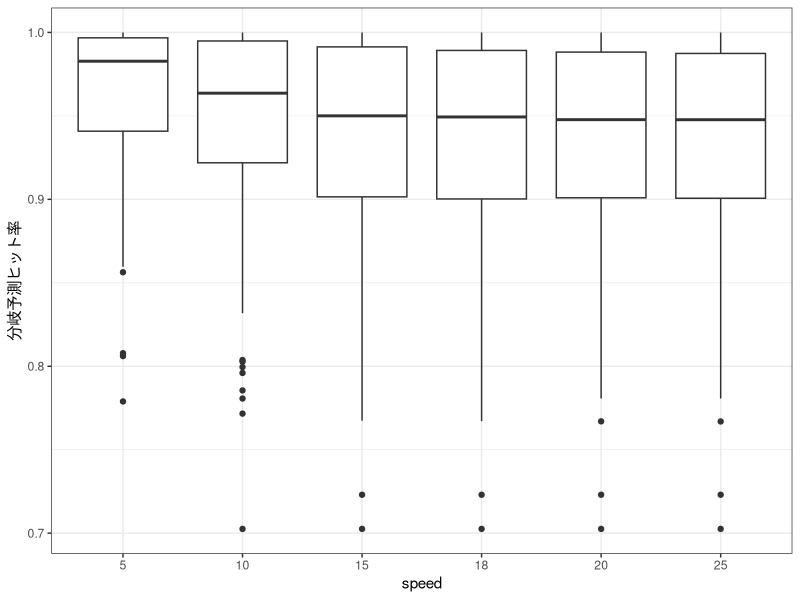
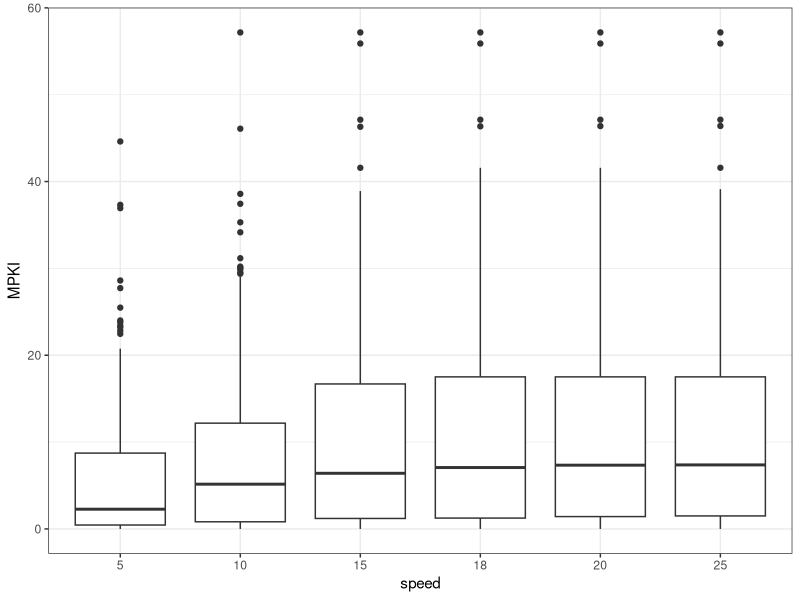
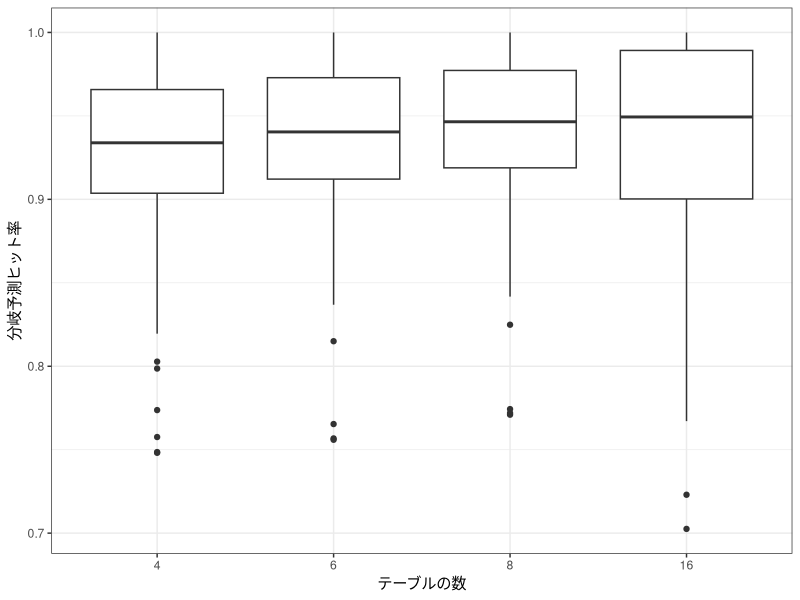
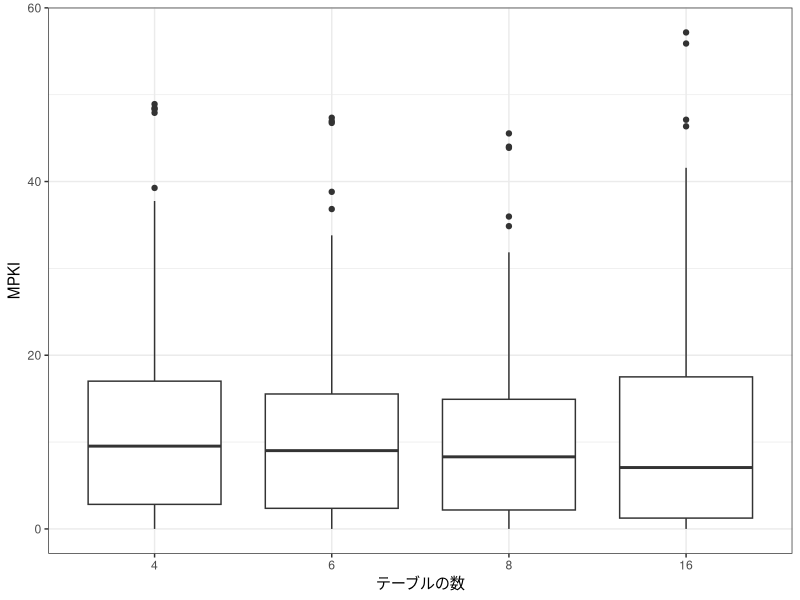
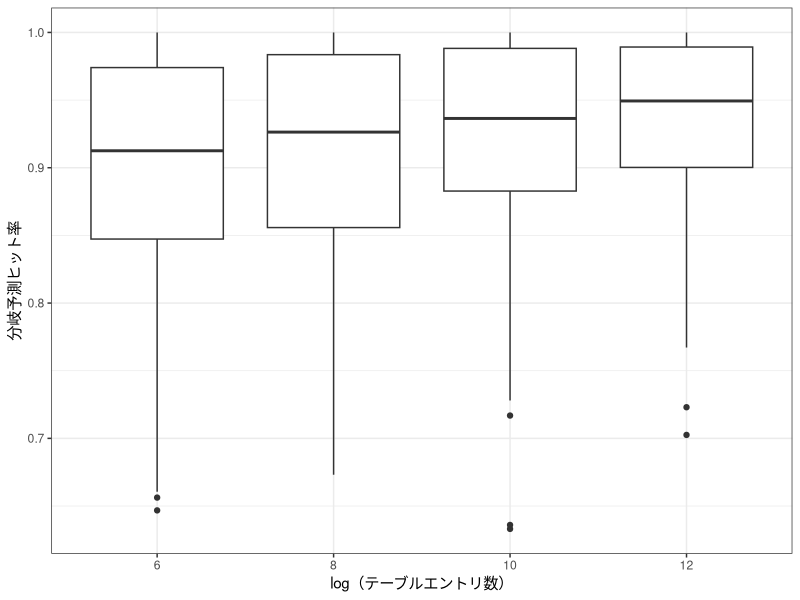
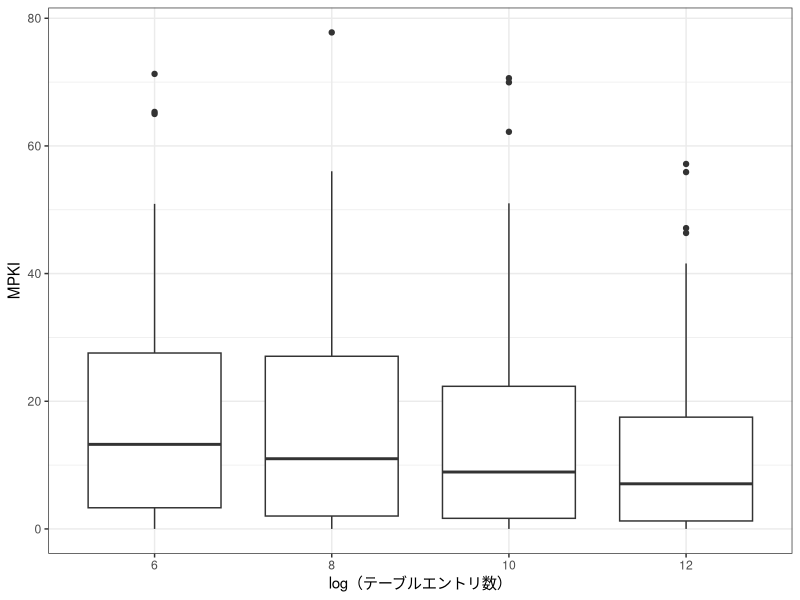
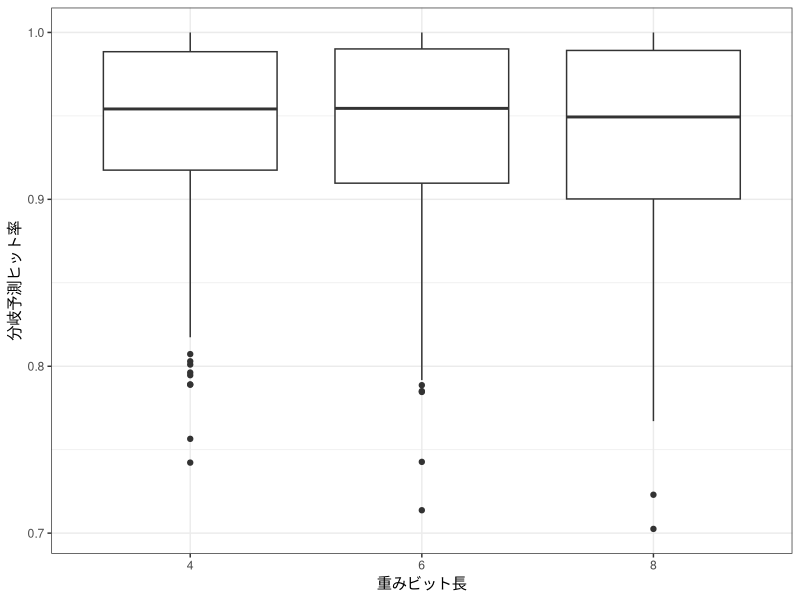
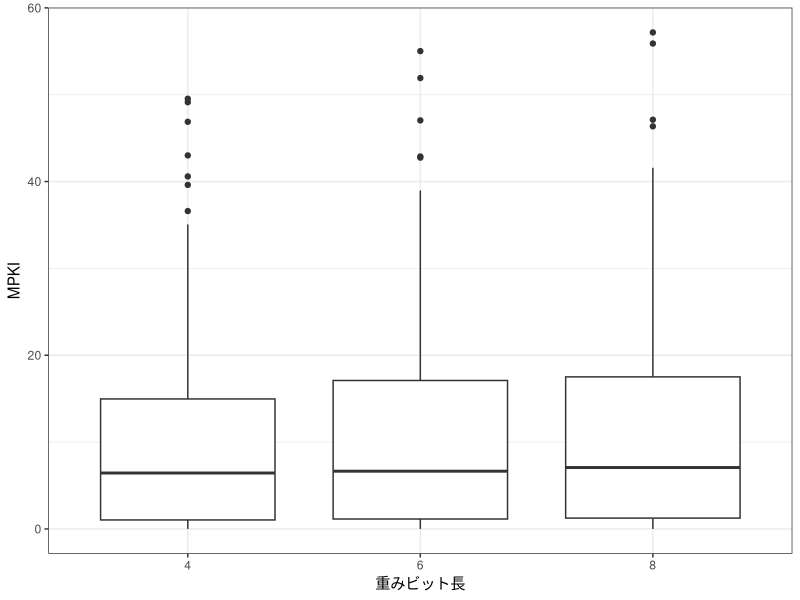

Recreate these plots in R, in order.
## ---- chunk 1
library(tidyverse)
library(magrittr)
## ---- chunk 2
data <- read_tsv("./hashedperceptron.tsv") %>%
  group_by(speed, weightBit, tableCount, logTableSize) %>%
  filter(n() == 221) %>%
  ungroup()
## ---- chunk 3
p <- data %>%
  filter(tableCount == 16 & logTableSize == 12 & weightBit == 8) %>%
  ggplot(
    mapping = aes(
      x = speed %>% as_factor,
      y = 1 - NUM_MISPREDICTIONS / NUM_BR,
      # color = trace_category,
      # shape = trace_category,
    )
  ) +
  theme_bw() +
  geom_boxplot() +
  # geom_jitter(height = 0) +
  labs(x = "speed", y = "分岐予測ヒット率")
plot(p)
# ggplotly(p)
## ---- chunk 4
p <- data %>%
  filter(tableCount == 16 & logTableSize == 12 & weightBit == 8) %>%
  ggplot(
    mapping = aes(
      x = speed %>% as_factor,
      y = MISPRED_PER_1K_INST,
      # color = trace_category,
      # shape = trace_category,
    )
  ) +
  theme_bw() +
  geom_boxplot() +
  # geom_jitter(height = 0) +
  labs(x = "speed", y = "MPKI")
plot(p)
# ggplotly(p)
## ---- chunk 5
p <- data %>%
  filter(speed == 18 & logTableSize == 12 & weightBit == 8) %>%
  ggplot(
    mapping = aes(
      x = tableCount %>% as_factor,
      y = 1 - NUM_MISPREDICTIONS / NUM_BR,
      # color = trace_category,
      # shape = trace_category,
    )
  ) +
  theme_bw() +
  geom_boxplot() +
  # geom_jitter(height = 0) +
  labs(x = "テーブルの数", y = "分岐予測ヒット率")
plot(p)
# ggplotly(p)
p <- data %>%
  filter(speed == 18 & logTableSize == 12 & weightBit == 8) %>%
  ggplot(
    mapping = aes(
      x = tableCount %>% as_factor,
      y = MISPRED_PER_1K_INST,
      # color = trace_category,
      # shape = trace_category,
    )
  ) +
  theme_bw() +
  geom_boxplot() +
  # geom_jitter(height = 0) +
  labs(x = "テーブルの数", y = "MPKI")
plot(p)
# ggplotly(p)
## ---- chunk 6
p <- data %>%
  filter(speed == 18 & tableCount == 16 & weightBit == 8) %>%
  ggplot(
    mapping = aes(
      x = logTableSize %>% as_factor,
      y = 1 - NUM_MISPREDICTIONS / NUM_BR,
      # color = trace_category,
      # shape = trace_category,
    )
  ) +
  theme_bw() +
  geom_boxplot() +
  # geom_jitter(height = 0) +
  labs(x = "log（テーブルエントリ数）", y = "分岐予測ヒット率")
plot(p)
# ggplotly(p)

p <- data %>%
  filter(speed == 18 & tableCount == 16 & weightBit == 8) %>%
  ggplot(
    mapping = aes(
      x = logTableSize %>% as_factor,
      y = MISPRED_PER_1K_INST,
      # color = trace_category,
      # shape = trace_category,
    )
  ) +
  theme_bw() +
  geom_boxplot() +
  # geom_jitter(height = 0) +
  labs(x = "log（テーブルエントリ数）", y = "MPKI")
plot(p)
# ggplotly(p)
## ---- chunk 7
p <- data %>%
  filter(speed == 18 & tableCount == 16 & logTableSize == 12) %>%
  ggplot(
    mapping = aes(
      x = weightBit %>% as_factor,
      y = 1 - NUM_MISPREDICTIONS / NUM_BR,
      # color = trace_category,
      # shape = trace_category,
    )
  ) +
  theme_bw() +
  geom_boxplot() +
  # geom_jitter(height = 0) +
  labs(x = "重みビット長", y = "分岐予測ヒット率")
plot(p)
# ggplotly(p)

p <- data %>%
  filter(speed == 18 & tableCount == 16 & logTableSize == 12) %>%
  ggplot(
    mapping = aes(
      x = weightBit %>% as_factor,
      y = MISPRED_PER_1K_INST,
      # color = trace_category,
      # shape = trace_category,
    )
  ) +
  theme_bw() +
  geom_boxplot() +
  # geom_jitter(height = 0) +
  labs(x = "重みビット長", y = "MPKI")
plot(p)
# ggplotly(p)
## ---- chunk 8
p <- data %>%
  filter(speed == 5 & logTableSize == 12 & weightBit == 6) %>%
  ggplot(
    mapping = aes(
      x = tableCount %>% as_factor,
      y = 1 - NUM_MISPREDICTIONS / NUM_BR,
      # color = trace_category,
      # shape = trace_category,
    )
  ) +
  theme_bw() +
  geom_boxplot() +
  # geom_jitter(height = 0) +
  labs(x = "テーブルの数", y = "分岐予測ヒット率")
plot(p)
# ggplotly(p)
p <- data %>%
  filter(speed == 5 & logTableSize == 12 & weightBit == 6) %>%
  ggplot(
    mapping = aes(
      x = tableCount %>% as_factor,
      y = MISPRED_PER_1K_INST,
      # color = trace_category,
      # shape = trace_category,
    )
  ) +
  theme_bw() +
  geom_boxplot() +
  # geom_jitter(height = 0) +
  labs(x = "テーブルの数", y = "MPKI")
plot(p)
# ggplotly(p)
## ---- chunk 9
p <- data %>%
  filter(speed == 5 & tableCount == 16 & weightBit == 6) %>%
  ggplot(
    mapping = aes(
      x = logTableSize %>% as_factor,
      y = 1 - NUM_MISPREDICTIONS / NUM_BR,
      # color = trace_category,
      # shape = trace_category,
    )
  ) +
  theme_bw() +
  geom_boxplot() +
  # geom_jitter(height = 0) +
  labs(x = "log（テーブルエントリ数）", y = "分岐予測ヒット率")
plot(p)
# ggplotly(p)

p <- data %>%
  filter(speed == 5 & tableCount == 16 & weightBit == 6) %>%
  ggplot(
    mapping = aes(
      x = logTableSize %>% as_factor,
      y = MISPRED_PER_1K_INST,
      # color = trace_category,
      # shape = trace_category,
    )
  ) +
  theme_bw() +
  geom_boxplot() +
  # geom_jitter(height = 0) +
  labs(x = "log（テーブルエントリ数）", y = "MPKI")
plot(p)
# ggplotly(p)
## ---- chunk 10
p <- data %>%
  filter(speed == 5 & tableCount == 16 & logTableSize == 12) %>%
  ggplot(
    mapping = aes(
      x = weightBit %>% as_factor,
      y = 1 - NUM_MISPREDICTIONS / NUM_BR,
      # color = trace_category,
      # shape = trace_category,
    )
  ) +
  theme_bw() +
  geom_boxplot() +
  # geom_jitter(height = 0) +
  labs(x = "重みビット長", y = "分岐予測ヒット率")
plot(p)
# ggplotly(p)

p <- data %>%
  filter(speed == 5 & tableCount == 16 & logTableSize == 12) %>%
  ggplot(
    mapping = aes(
      x = weightBit %>% as_factor,
      y = MISPRED_PER_1K_INST,
      # color = trace_category,
      # shape = trace_category,
    )
  ) +
  theme_bw() +
  geom_boxplot() +
  # geom_jitter(height = 0) +
  labs(x = "重みビット長", y = "MPKI")
plot(p)
# ggplotly(p)
## ---- chunk 11
p <- data %>%
  # filter(speed == 18) %>%
  group_by(speed, weightBit, tableCount, logTableSize) %>%
  summarise(bpred_hit = 1 - mean(NUM_MISPREDICTIONS/NUM_BR)) %>%
  mutate(ram_capacity = weightBit * tableCount * 2**logTableSize) %>%
  ggplot(
    mapping = aes(
      x = log2(ram_capacity),
      y = bpred_hit,
      # color = interaction(tableCount, logTableSize),
      color = speed,
      # shape = trace_category,
    )
  ) +
  theme_bw() +
  geom_point() +
  # geom_line() +
  scale_y_continuous(limits = c(0.85, 1), breaks = 0.85 + ((0:15) / 100)) +
  # geom_jitter(height = 0) +
  scale_color_gradient(low = "#a1024a", high = "#7ee787") +
  labs(x = "log2（RAM容量）", y = "分岐予測ヒット率")
plot(p)
# ggplotly(p)

p <- data %>%
  group_by(speed, weightBit, tableCount, logTableSize) %>%
  summarise(mpki = mean(MISPRED_PER_1K_INST)) %>%
  mutate(ram_capacity = weightBit * tableCount * 2**logTableSize) %>%
  ggplot(
    mapping = aes(
      x = log2(ram_capacity),
      y = mpki,
      # color = interaction(tableCount, logTableSize),
      color = speed,
      # shape = trace_category,
    )
  ) +
  theme_bw() +
  geom_point() +
  # geom_line() +
  # geom_jitter(height = 0) +
  scale_color_gradient(low = "#a1024a", high = "#7ee787") +
  scale_y_continuous(limits = c(0, NA)) +
  labs(x = "log2（RAM容量）", y = "MPKI")
plot(p)
# ggplotly(p)
